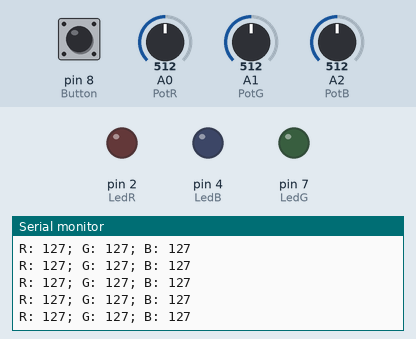
Recording of a sketch running on a simulated Arduino Uno, built with avr-gcc and run on an emulated ATmega328P. Shown: output pins drawn as LEDs (lit = HIGH), the last lines printed to the serial monitor. The test bench sets the inputs (shaded band); at power-on: A0 (PotR) = 512, A1 (PotG) = 512, pin 8 (Button) HIGH, A2 (PotB) = 512.

Above: at 1.2 s.
1.3 s: A0 (PotR) set to 413
At 1.8 s:
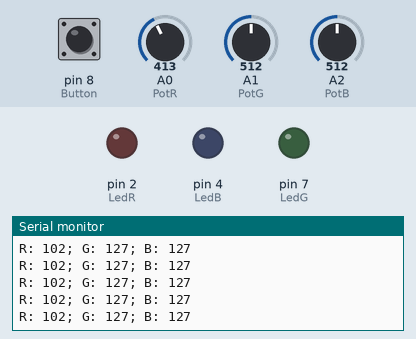
4.3 s: A0 (PotR) set to 384
At 5.1 s:
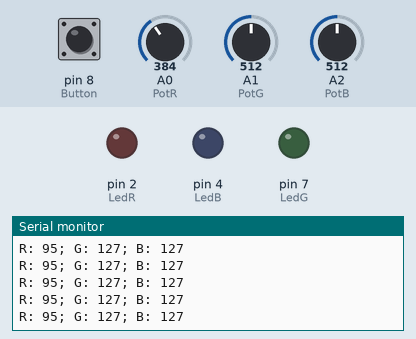
7.3 s: A1 (PotG) set to 418
At 8.3 s:
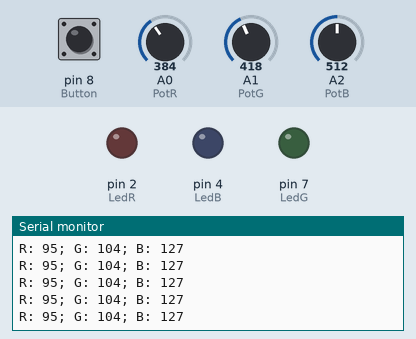
8.8 s: A1 (PotG) set to 383
At 9.3 s:
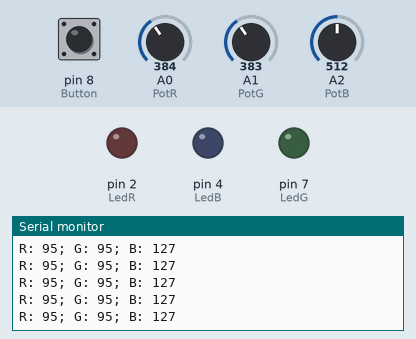
Timing chart, 0 to 11.8 s (numbered marks = the images above; inputs shaded):
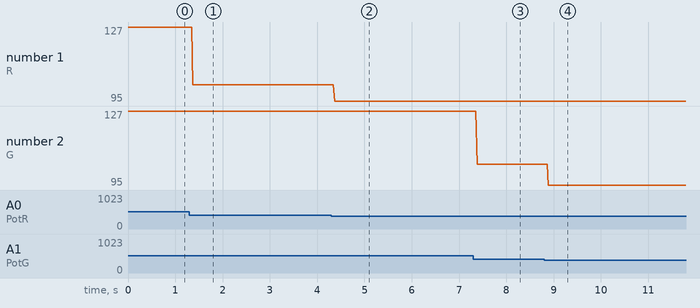

The sketch:

Codigo.ino
```cpp
#define LedR 2
#define LedG 7
#define LedB 4

#define PotR A0
#define PotG A1
#define PotB A2

#define Button 8

bool apretado = false;

void setup()
{
  pinMode(LedR, OUTPUT);
  pinMode(LedG, OUTPUT);
  pinMode(LedB, OUTPUT);

  pinMode(PotR, INPUT);
  pinMode(PotG, INPUT);
  pinMode(PotB, INPUT);

  pinMode(Button, INPUT);

  Serial.begin(9600);
}

void loop()
{

  int valuePotR = map(analogRead(PotR), 0, 1023, 0, 255);
  //Serial.print("Value R: ");
  //Serial.println(valuePotR);

  int valuePotG = map(analogRead(PotG), 0, 1023, 0, 255);
  //Serial.print("Value G: ");
  //Serial.println(valuePotG);

  int valuePotB = map(analogRead(PotB), 0, 1023, 0, 255);
  //Serial.print("Value B: ");
  //Serial.println(valuePotB);


  int valueButton = digitalRead(Button);
  //Serial.print("Value Button: ");
  //Serial.println(valueButton);

  if (!valueButton)
  {
    analogWrite(LedR, valuePotR);
  	analogWrite(LedG, valuePotG);
  	analogWrite(LedB, valuePotB);
  }
  else
  {
    analogWrite(LedR, 0);
  	analogWrite(LedG, 0);
  	analogWrite(LedB, 0);
  }

  Serial.print("R: ");
  Serial.print(valuePotR);
  Serial.print("; G: ");
  Serial.print(valuePotG);
  Serial.print("; B: ");
  Serial.println(valuePotB);
}
```

Measured:
- after the input at 1.3 s, the serial monitor: prints a new line after 0.07 s (image 1)
- after the input at 4.3 s, the serial monitor: prints a new line after 0.07 s (image 2)
- after the input at 7.3 s, the serial monitor: prints a new line after 0.08 s (image 3)
- after the input at 8.8 s, the serial monitor: prints a new line after 0.09 s (image 4)
- plotted number 1: 127 → 102 after the input at 1.3 s, 102 → 95 after the input at 4.3 s
- plotted number 2: 127 → 104 after the input at 7.3 s
